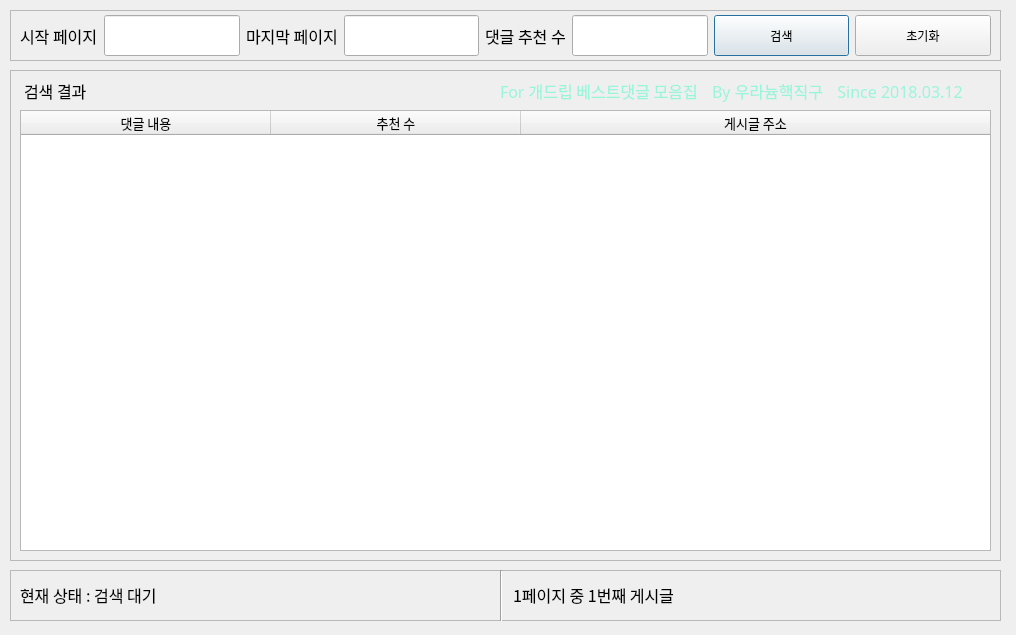
<?xml version="1.0" encoding="UTF-8"?>
<ui version="4.0">
 <class>mainWindow</class>
 <widget class="QMainWindow" name="mainWindow">
  <property name="geometry">
   <rect>
    <x>0</x>
    <y>0</y>
    <width>1016</width>
    <height>635</height>
   </rect>
  </property>
  <property name="sizePolicy">
   <sizepolicy hsizetype="Fixed" vsizetype="Fixed">
    <horstretch>0</horstretch>
    <verstretch>0</verstretch>
   </sizepolicy>
  </property>
  <property name="minimumSize">
   <size>
    <width>1016</width>
    <height>635</height>
   </size>
  </property>
  <property name="maximumSize">
   <size>
    <width>1016</width>
    <height>635</height>
   </size>
  </property>
  <property name="windowTitle">
   <string>Dogdrip_Comment</string>
  </property>
  <widget class="QWidget" name="centralwidget">
   <widget class="QFrame" name="frame">
    <property name="geometry">
     <rect>
      <x>10</x>
      <y>10</y>
      <width>991</width>
      <height>51</height>
     </rect>
    </property>
    <property name="frameShape">
     <enum>QFrame::StyledPanel</enum>
    </property>
    <property name="frameShadow">
     <enum>QFrame::Raised</enum>
    </property>
    <property name="lineWidth">
     <number>3</number>
    </property>
    <widget class="QWidget" name="layoutWidget">
     <property name="geometry">
      <rect>
       <x>10</x>
       <y>5</y>
       <width>971</width>
       <height>41</height>
      </rect>
     </property>
     <layout class="QGridLayout" name="gridLayout">
      <item row="0" column="4">
       <widget class="QLabel" name="label_2">
        <property name="font">
         <font>
          <family>맑은 고딕</family>
          <pointsize>12</pointsize>
          <kerning>true</kerning>
         </font>
        </property>
        <property name="focusPolicy">
         <enum>Qt::NoFocus</enum>
        </property>
        <property name="text">
         <string>댓글 추천 수</string>
        </property>
       </widget>
      </item>
      <item row="0" column="2">
       <widget class="QLabel" name="label_3">
        <property name="font">
         <font>
          <family>맑은 고딕</family>
          <pointsize>12</pointsize>
          <kerning>true</kerning>
         </font>
        </property>
        <property name="focusPolicy">
         <enum>Qt::NoFocus</enum>
        </property>
        <property name="text">
         <string>마지막 페이지</string>
        </property>
       </widget>
      </item>
      <item row="0" column="7">
       <widget class="QPushButton" name="button_reset">
        <property name="sizePolicy">
         <sizepolicy hsizetype="Expanding" vsizetype="Expanding">
          <horstretch>0</horstretch>
          <verstretch>0</verstretch>
         </sizepolicy>
        </property>
        <property name="text">
         <string>초기화</string>
        </property>
       </widget>
      </item>
      <item row="0" column="5">
       <widget class="QLineEdit" name="input_like">
        <property name="enabled">
         <bool>true</bool>
        </property>
        <property name="sizePolicy">
         <sizepolicy hsizetype="Expanding" vsizetype="Expanding">
          <horstretch>0</horstretch>
          <verstretch>0</verstretch>
         </sizepolicy>
        </property>
        <property name="font">
         <font>
          <family>맑은 고딕</family>
          <kerning>false</kerning>
         </font>
        </property>
        <property name="acceptDrops">
         <bool>true</bool>
        </property>
        <property name="frame">
         <bool>true</bool>
        </property>
        <property name="dragEnabled">
         <bool>false</bool>
        </property>
       </widget>
      </item>
      <item row="0" column="0">
       <widget class="QLabel" name="label">
        <property name="font">
         <font>
          <family>맑은 고딕</family>
          <pointsize>12</pointsize>
          <kerning>true</kerning>
         </font>
        </property>
        <property name="focusPolicy">
         <enum>Qt::NoFocus</enum>
        </property>
        <property name="text">
         <string>시작 페이지</string>
        </property>
       </widget>
      </item>
      <item row="0" column="6">
       <widget class="QPushButton" name="button_search">
        <property name="sizePolicy">
         <sizepolicy hsizetype="Expanding" vsizetype="Expanding">
          <horstretch>0</horstretch>
          <verstretch>0</verstretch>
         </sizepolicy>
        </property>
        <property name="text">
         <string>검색</string>
        </property>
        <property name="checkable">
         <bool>true</bool>
        </property>
        <property name="checked">
         <bool>false</bool>
        </property>
        <property name="autoDefault">
         <bool>true</bool>
        </property>
        <property name="default">
         <bool>true</bool>
        </property>
       </widget>
      </item>
      <item row="0" column="3">
       <widget class="QLineEdit" name="input_end_page">
        <property name="enabled">
         <bool>true</bool>
        </property>
        <property name="sizePolicy">
         <sizepolicy hsizetype="Expanding" vsizetype="Expanding">
          <horstretch>0</horstretch>
          <verstretch>0</verstretch>
         </sizepolicy>
        </property>
        <property name="font">
         <font>
          <family>맑은 고딕</family>
          <kerning>false</kerning>
         </font>
        </property>
        <property name="acceptDrops">
         <bool>true</bool>
        </property>
        <property name="frame">
         <bool>true</bool>
        </property>
        <property name="dragEnabled">
         <bool>false</bool>
        </property>
       </widget>
      </item>
      <item row="0" column="1">
       <widget class="QLineEdit" name="input_start_page">
        <property name="enabled">
         <bool>true</bool>
        </property>
        <property name="sizePolicy">
         <sizepolicy hsizetype="Expanding" vsizetype="Expanding">
          <horstretch>0</horstretch>
          <verstretch>0</verstretch>
         </sizepolicy>
        </property>
        <property name="font">
         <font>
          <family>맑은 고딕</family>
          <kerning>false</kerning>
         </font>
        </property>
        <property name="acceptDrops">
         <bool>true</bool>
        </property>
        <property name="frame">
         <bool>true</bool>
        </property>
        <property name="dragEnabled">
         <bool>false</bool>
        </property>
       </widget>
      </item>
     </layout>
    </widget>
   </widget>
   <widget class="QFrame" name="frame_2">
    <property name="geometry">
     <rect>
      <x>10</x>
      <y>70</y>
      <width>991</width>
      <height>491</height>
     </rect>
    </property>
    <property name="frameShape">
     <enum>QFrame::StyledPanel</enum>
    </property>
    <property name="frameShadow">
     <enum>QFrame::Raised</enum>
    </property>
    <widget class="QTableWidget" name="table_result">
     <property name="geometry">
      <rect>
       <x>10</x>
       <y>40</y>
       <width>971</width>
       <height>441</height>
      </rect>
     </property>
     <property name="font">
      <font>
       <family>맑은 고딕</family>
       <pointsize>10</pointsize>
       <kerning>true</kerning>
      </font>
     </property>
     <property name="lineWidth">
      <number>0</number>
     </property>
     <property name="verticalScrollBarPolicy">
      <enum>Qt::ScrollBarAsNeeded</enum>
     </property>
     <property name="sizeAdjustPolicy">
      <enum>QAbstractScrollArea::AdjustToContents</enum>
     </property>
     <property name="tabKeyNavigation">
      <bool>true</bool>
     </property>
     <property name="showDropIndicator" stdset="0">
      <bool>false</bool>
     </property>
     <property name="dragEnabled">
      <bool>true</bool>
     </property>
     <property name="dragDropOverwriteMode">
      <bool>false</bool>
     </property>
     <property name="dragDropMode">
      <enum>QAbstractItemView::DragOnly</enum>
     </property>
     <property name="alternatingRowColors">
      <bool>true</bool>
     </property>
     <property name="selectionMode">
      <enum>QAbstractItemView::ContiguousSelection</enum>
     </property>
     <property name="selectionBehavior">
      <enum>QAbstractItemView::SelectItems</enum>
     </property>
     <property name="textElideMode">
      <enum>Qt::ElideMiddle</enum>
     </property>
     <property name="horizontalScrollMode">
      <enum>QAbstractItemView::ScrollPerItem</enum>
     </property>
     <property name="showGrid">
      <bool>true</bool>
     </property>
     <property name="gridStyle">
      <enum>Qt::SolidLine</enum>
     </property>
     <property name="sortingEnabled">
      <bool>false</bool>
     </property>
     <property name="wordWrap">
      <bool>true</bool>
     </property>
     <property name="cornerButtonEnabled">
      <bool>true</bool>
     </property>
     <property name="rowCount">
      <number>0</number>
     </property>
     <property name="columnCount">
      <number>3</number>
     </property>
     <attribute name="horizontalHeaderCascadingSectionResizes">
      <bool>true</bool>
     </attribute>
     <attribute name="horizontalHeaderDefaultSectionSize">
      <number>250</number>
     </attribute>
     <attribute name="horizontalHeaderHighlightSections">
      <bool>true</bool>
     </attribute>
     <attribute name="horizontalHeaderShowSortIndicator" stdset="0">
      <bool>false</bool>
     </attribute>
     <attribute name="horizontalHeaderStretchLastSection">
      <bool>true</bool>
     </attribute>
     <attribute name="verticalHeaderVisible">
      <bool>false</bool>
     </attribute>
     <attribute name="verticalHeaderCascadingSectionResizes">
      <bool>false</bool>
     </attribute>
     <column>
      <property name="text">
       <string>댓글 내용</string>
      </property>
     </column>
     <column>
      <property name="text">
       <string>추천 수</string>
      </property>
     </column>
     <column>
      <property name="text">
       <string>게시글 주소</string>
      </property>
     </column>
    </widget>
    <widget class="QLabel" name="info_result_2">
     <property name="geometry">
      <rect>
       <x>14</x>
       <y>10</y>
       <width>81</width>
       <height>21</height>
      </rect>
     </property>
     <property name="font">
      <font>
       <family>맑은 고딕</family>
       <pointsize>12</pointsize>
       <kerning>true</kerning>
      </font>
     </property>
     <property name="focusPolicy">
      <enum>Qt::NoFocus</enum>
     </property>
     <property name="text">
      <string>검색 결과</string>
     </property>
    </widget>
    <widget class="QLabel" name="label_4">
     <property name="geometry">
      <rect>
       <x>490</x>
       <y>1</y>
       <width>511</width>
       <height>39</height>
      </rect>
     </property>
     <property name="font">
      <font>
       <family>맑은 고딕</family>
       <pointsize>12</pointsize>
       <kerning>true</kerning>
      </font>
     </property>
     <property name="focusPolicy">
      <enum>Qt::NoFocus</enum>
     </property>
     <property name="styleSheet">
      <string notr="true">color: rgba(21, 255, 185, 100);</string>
     </property>
     <property name="text">
      <string>For 개드립 베스트댓글 모음집    By 우라늄핵직구    Since 2018.03.12</string>
     </property>
    </widget>
   </widget>
   <widget class="QFrame" name="frame_3">
    <property name="geometry">
     <rect>
      <x>10</x>
      <y>570</y>
      <width>991</width>
      <height>51</height>
     </rect>
    </property>
    <property name="frameShape">
     <enum>QFrame::StyledPanel</enum>
    </property>
    <property name="frameShadow">
     <enum>QFrame::Raised</enum>
    </property>
    <property name="lineWidth">
     <number>3</number>
    </property>
    <widget class="QLabel" name="label_status">
     <property name="geometry">
      <rect>
       <x>10</x>
       <y>1</y>
       <width>482</width>
       <height>48</height>
      </rect>
     </property>
     <property name="font">
      <font>
       <family>맑은 고딕</family>
       <pointsize>12</pointsize>
       <kerning>true</kerning>
      </font>
     </property>
     <property name="focusPolicy">
      <enum>Qt::NoFocus</enum>
     </property>
     <property name="text">
      <string>현재 상태 : 검색 대기</string>
     </property>
    </widget>
    <widget class="QLabel" name="label_step">
     <property name="geometry">
      <rect>
       <x>503</x>
       <y>1</y>
       <width>969</width>
       <height>48</height>
      </rect>
     </property>
     <property name="font">
      <font>
       <family>맑은 고딕</family>
       <pointsize>12</pointsize>
       <kerning>true</kerning>
      </font>
     </property>
     <property name="focusPolicy">
      <enum>Qt::NoFocus</enum>
     </property>
     <property name="text">
      <string>1페이지 중 1번째 게시글</string>
     </property>
    </widget>
    <widget class="Line" name="line">
     <property name="geometry">
      <rect>
       <x>490</x>
       <y>0</y>
       <width>3</width>
       <height>61</height>
      </rect>
     </property>
     <property name="orientation">
      <enum>Qt::Vertical</enum>
     </property>
    </widget>
   </widget>
  </widget>
 </widget>
 <resources/>
 <connections>
  <connection>
   <sender>button_search</sender>
   <signal>clicked()</signal>
   <receiver>mainWindow</receiver>
   <slot>search()</slot>
   <hints>
    <hint type="sourcelabel">
     <x>908</x>
     <y>48</y>
    </hint>
    <hint type="destinationlabel">
     <x>862</x>
     <y>80</y>
    </hint>
   </hints>
  </connection>
  <connection>
   <sender>button_reset</sender>
   <signal>clicked()</signal>
   <receiver>mainWindow</receiver>
   <slot>reset()</slot>
   <hints>
    <hint type="sourcelabel">
     <x>989</x>
     <y>48</y>
    </hint>
    <hint type="destinationlabel">
     <x>945</x>
     <y>80</y>
    </hint>
   </hints>
  </connection>
  <connection>
   <sender>table_result</sender>
   <signal>itemDoubleClicked(QTableWidgetItem*)</signal>
   <receiver>mainWindow</receiver>
   <slot>openurl(QTableWidgetItem*)</slot>
   <hints>
    <hint type="sourcelabel">
     <x>798</x>
     <y>124</y>
    </hint>
    <hint type="destinationlabel">
     <x>1010</x>
     <y>145</y>
    </hint>
   </hints>
  </connection>
 </connections>
 <slots>
  <slot>search()</slot>
  <slot>reset()</slot>
  <slot>openurl(QTableWidgetItem*)</slot>
 </slots>
</ui>
